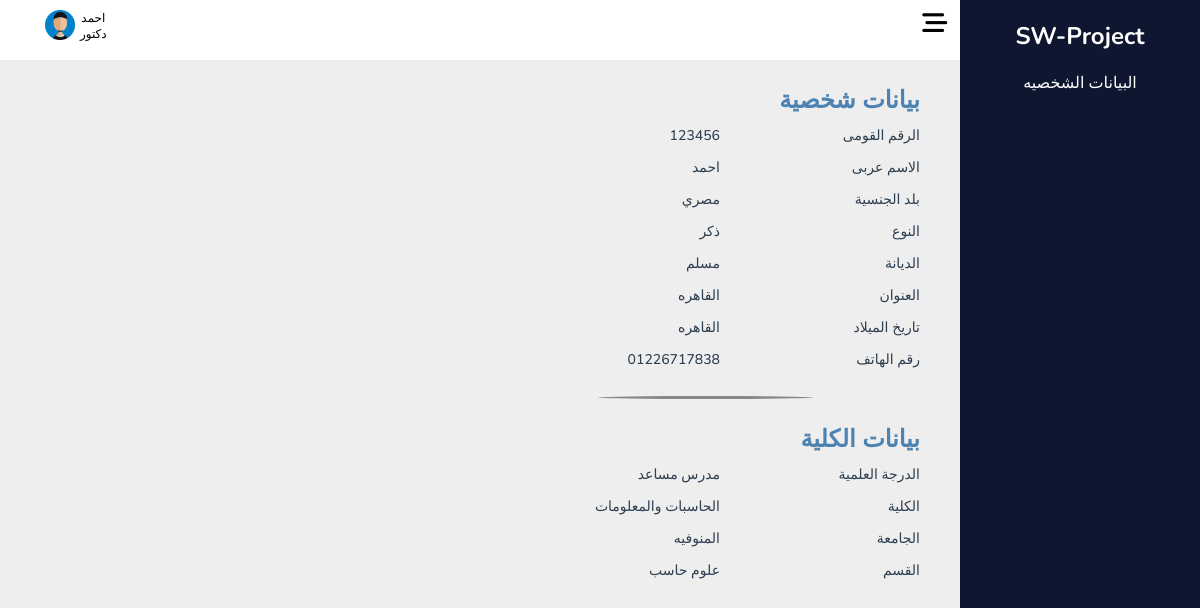
/Doctors/Doctor_info.php (signed in), run on the app's committed database.
### tables this page shows
CREATE TABLE `doctor` (
  `Dr_ID` int(30) NOT NULL,
  `Password` varchar(100) NOT NULL,
  `Image` varchar(100) NOT NULL DEFAULT 'profile.jpg',
  `Full_Name` varchar(100) DEFAULT NULL,
  `Job` varchar(100) NOT NULL DEFAULT 'دكتور',
  `Gender` varchar(100) DEFAULT NULL,
  `Nationality` varchar(100) DEFAULT 'مصري',
  `Religion` varchar(100) DEFAULT NULL,
  `Date_Birth` date DEFAULT NULL,
  `Address` varchar(100) DEFAULT NULL,
  `Phone_Number` varchar(30) DEFAULT NULL,
  `Degree` varchar(100) DEFAULT NULL,
  `University` varchar(100) DEFAULT 'المنوفيه',
  `Faculty` varchar(100) DEFAULT 'الحاسبات والمعلومات',
  `Department` varchar(100) DEFAULT NULL,
  `Email_Address` varchar(100) NOT NULL
);

### Doctors/Doctor_info.php (the view, shortened to what this page needs)
<?php
include_once("../DataBase/database.php");
if($con){
$ID=$_SESSION['doctor_id'];
$sql=$con->query("SELECT * FROM `doctor` WHERE Dr_ID='$ID'");
$data=$sql->fetch(PDO::FETCH_ASSOC);
}
?>
<html lang="en">
<head>
    <link rel="stylesheet" href="../CssCOmponent/all.min.css">
    <link rel="stylesheet" href="../CssComponent/Info.css">
    <link rel="stylesheet" href="../CssCOmponent/Dashboard.css">
</head>
<body>
<?php include_once("../Components/NavBar.php"); ?>
 <section  class="section">
 <?php   include_once("../Components/Dashboard.php") ?>
    <div class="container ">
        <div class="personal_info">
            <h3>بيانات شخصية</h3>
            <ul>
                <li>
                    <b>الرقم القومى</b>
                    <p id="Dr_ID"> <?php     echo $data['Dr_ID'] ?>  </p>
                </li>
                <li>
                    <b>الاسم عربى</b>
                    <p id="Full_Name"><?php     echo $data['Full_Name'] ?>  </p>
                </li>
                <li>
                    <b>بلد الجنسية</b>
                    <p id="Nationality"><?php   echo $data['Nationality'] ?></p>
                </li>
                <li>
                    <b>النوع</b>
                    <p id="Gender"><?php   echo $data['Gender'] ?> </p>
                </li>
                <li>
                    <b>الديانة</b>
                    <p id="Religion"> <?php   echo $data['Religion'] ?></p>
                </li>
                <li>
                    <b>العنوان</b>
                    <p id="Address"><?php   echo $data['Address'] ?></p>
                </li>
                <li>
                    <b>تاريخ الميلاد</b>
                    <p id="Date_of_Birth"><?php   echo $data['Address'] ?></p>
                </li>
                <li>
                    <b>رقم الهاتف</b>
                    <p id="Phone_Number"><?php   echo $data['Phone_Number'] ?> </p>
                </li>
            </ul>
        </div>
        <span class="line"></span>
        <div class="Faculty_info">
            <h3>بيانات الكلية</h3>
            <ul>
                <li>
                    <b>الدرجة العلمية</b>
                    <p id="Degree"> <?php   echo $data['Degree'] ?></p>
                </li>
                <li>
                    <b>الكلية</b>
                    <p id="Faculty"> <?php   echo $data['Faculty'] ?></p>
                </li>
                <li>
                    <b>الجامعة</b>
                    <p id="University"><?php   echo $data['University'] ?></p>
                </li>
                <li>
                    <b>القسم</b>
                    <p id="Department"><?php   echo $data['Department'] ?></p>
                </li>
            </ul>
        </div>
    </div>
 </section>
</body>
</html>

### Components/NavBar.php
<?php
include_once("../DataBase/database.php");
if($con){
   if(isset($_SESSION['admin_id'])){
      $admin_id=$_SESSION['admin_id'];
      $q=$con->query("SELECT * FROM `admin` WHERE Ad_ID='$admin_id'");
      $d=$q->fetch(PDO::FETCH_ASSOC);
   }elseif(isset($_SESSION['doctor_id'])){
      $doctor_id=$_SESSION['doctor_id'];
      $q=$con->query("SELECT * FROM `doctor` WHERE Dr_ID='$doctor_id'");
      $d=$q->fetch(PDO::FETCH_ASSOC);
   }elseif(isset($_SESSION['student_id'])){
      $student_id=$_SESSION['student_id'];
      $q=$con->query("SELECT * FROM `student` WHERE St_ID='$student_id'");
      $d=$q->fetch(PDO::FETCH_ASSOC);
   }
   $full_name= $d['Full_Name'];
   $job=$d['Job'] ;
   $img=$d['Image'];
}
?>
<div class="nav-bar">
    <div class="icon">
    <i class="fa-solid fa-bars-staggered"></i>
    </div>
     <div class="profile">
        <div class="user">
        <p class="username"><?php echo  $full_name ?></p>
         <p class="job"><?php echo $job ?></p>
        </div>
        <div class="img">
        <img src=<?php echo"images/$img" ?> alt="error"  height="30px" width="30px">
        </div>
   </div>
</div>

### Components/Dashboard.php
<div class="Dashboard">
   <div class="side-bar">
      <h2> SW-Project</h2>
      <?php  if (isset($_SESSION['admin_id'])) {?>
      <ul class="link">
       <li><a href="Admin_Info.php">البيانات الشخصيه</a></li>
     </ul>
      <ul class="link">
         <li class="menu">
            اضافه اعضاء
            <ul class="dropdown-menu">
               <li>   <a href="AddAdmin.php">اضافه مسئول جديد</a></li>
               <li>   <a href="AddDoctor.php">اضافه اعضاء التدريس</a></li>
               <li>   <a href="AddStudent.php">اضافه طلاب </a></li>
            </ul>
         </li>
      </ul>
     <?php }elseif(isset($_SESSION['doctor_id'])){?>
      <ul class="link">
       <li><a href="Doctor_Info.php">البيانات الشخصيه</a></li>
     </ul>
      <?php }elseif(isset($_SESSION['student_id'])){ ?>
         <ul class="link">
       <li><a href="Student_Info.php">البيانات الشخصيه</a></li>
     </ul>
     <?php  }?>
   </div>
</div>

### CssComponent/Info.css (style rules this page uses)
:root { --main-color: #3c00a0; --light-blue: #4d83b1; --red-color: #e74c3c; --orangen-color: #f39c12; --white-color: #fff; --black-color: #2c3e50; --ligth-color: #888; --ligth-background: #eee; --main-border: 1px solid rgba(0, 0, 0, 0.2); --main-trantision: 0.2s linear; }
* { padding: 0; margin: 0; box-sizing: border-box; direction: rtl; font-family: 'Nunito', sans-serif; }
body { background-color: var(--ligth-background); }
ul { list-style: none; }
.section { width:100%; height:100vh; display:flex; flex-direction:row; }
.container { width:auto; padding: 30px 40px; display: flex; flex-direction:column; margin-top: 50px; }
.container h3 { line-height: 40px; color: var(--light-blue); font-size: 24px; }
.container ul li { display: flex; color: var(--black-color); line-height: 32px; }
.container ul li b { font-weight: 500; font-size: 14px; width: 200px; }
.container ul li p { font-weight: 500; font-size: 14px; width: 230px; }
.container .line { width: 50%; height: 3px; background: var(--ligth-color); display: block; border-radius: 50%; align-self: center; margin: 20px 0; }

### CssComponent/Dashboard.css (style rules this page uses)
:root { --main-color: #3c00a0; --red-color: #e74c3c; --orangen-color: #f39c12; --white-color: #fff; --black-color: #2c3e50; --ligth-color: #888; --ligth-background: #eee; --main-border: 1pxsolid rgba(0, 0, 0, 0.2); --main-trantision: 0.2s linear; }
* { font-family: 'Nunito', sans-serif; margin: 0; padding: 0; box-sizing: border-box; outline: none; border: none; text-decoration: none; }
body { background-color: var(--ligth-background); }
.Dashboard { width: 20%; }
.nav-bar { height: 60px; width: 82%; background-color: white; display: flex; justify-content: space-between; position: fixed; left: 0px; top: 0px; z-index: 1000; text-align: center; }
.nav-bar .profile, .nav-bar .icon { height: 100%; padding: 10px; font-size: 12px; }
.nav-bar .icon { line-height: 40px; font-size: 25px; cursor: pointer; width: 10%; }
.nav-bar .icon i { cursor: pointer; }
.nav-bar .profile { display: inline-flex; padding: 10px; margin-left: 35px; }
.nav-bar .profile .user { margin-left:5px; }
.side-bar { height: 100vh; width: 20%; background-color: #0F1630; position: fixed; right: 0px; top: 0px; z-index: 1000; text-align: center; color: white; }
.side-bar h2 { padding: 20px; }
.link li { color:white; }
.link li a { color:white; text-decoration: none; }

### data on the page
doctor: Full_Name "احمد", Job "دكتور", Image (placeholder picture), Dr_ID "123456", Nationality "مصري", Gender "ذكر", Religion "مسلم", Address "القاهره", Phone_Number "01226717838", Degree "مدرس مساعد", Faculty "الحاسبات والمعلومات", University "المنوفيه", Department "علوم حاسب"
